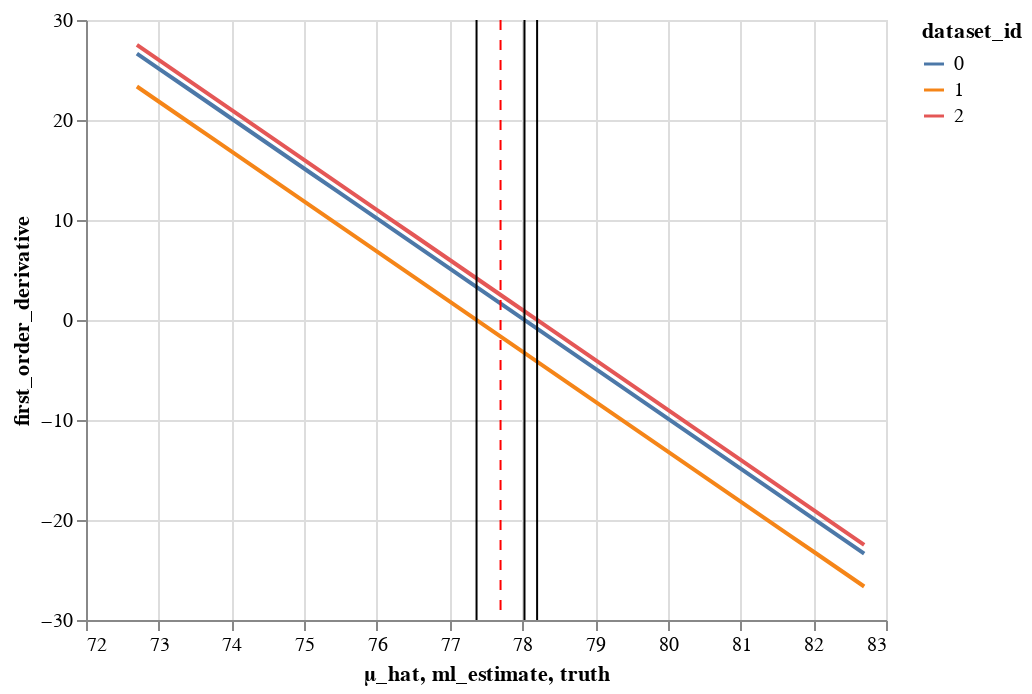

Source (notebook cell):
### Code cell
chart_lines + chart_ml_estimates + chart_rule

### Figure 1 — Vega-Lite specification as saved in the notebook (floating-point values rounded to 4 significant figures)
{"config": {"view": {"continuousWidth": 400, "continuousHeight": 300}}, "layer": [{"data": {"name": "data-56dba6403a9557a0098f3be29e2d410e"}, "mark": "line", "encoding": {"color": {"field": "dataset_id", "type": "nominal"}, "x": {"field": "μ_hat", "type": "quantitative"}, "y": {"field": "first_order_derivative", "type": "quantitative"}}}, {"data": {"name": "data-82f2ab1a8cccecda854e975f474bff1a"}, "mark": "rule", "encoding": {"x": {"field": "ml_estimate", "type": "quantitative"}}}, {"data": {"name": "data-389c9af588664bb06dc085e8b6c51ecc"}, "mark": {"type": "rule", "color": "red", "strokeDash": [5, 5]}, "encoding": {"x": {"field": "truth", "type": "quantitative"}}}], "$schema": "https://vega.github.io/schema/vega-lite/v4.17.0.json", "datasets": {"data-56dba6403a9557a0098f3be29e2d410e": [{"μ_hat": 72.7, "log_likelihood": -76.34, "first_order_derivative": 26.65, "second_order_derivative": -5.0, "dataset_id": 0}, {"μ_hat": 73.04, "log_likelihood": -67.45, "first_order_derivative": 24.92, "second_order_derivative": -5.0, "dataset_id": 0}, {"μ_hat": 73.39, "log_likelihood": -59.15, "first_order_derivative": 23.2, "second_order_derivative": -5.0, "dataset_id": 0}, {"μ_hat": 73.73, "log_likelihood": -51.45, "first_order_derivative": 21.47, "second_order_derivative": -5.0, "dataset_id": 0}, {"μ_hat": 74.08, "log_likelihood": -44.34, "first_order_derivative": 19.75, "second_order_derivative": -5.0, "dataset_id": 0}, {"μ_hat": 74.42, "log_likelihood": -37.83, "first_order_derivative": 18.03, "second_order_derivative": -5.0, "dataset_id": 0}, {"μ_hat": 74.77, "log_likelihood": -31.91, "first_order_derivative": 16.3, "second_order_derivative": -5.0, "dataset_id": 0}, {"μ_hat": 75.11, "log_likelihood": -26.59, "first_order_derivative": 14.58, "second_order_derivative": -5.0, "dataset_id": 0}, {"μ_hat": 75.46, "log_likelihood": -21.86, "first_order_derivative": 12.85, "second_order_derivative": -5.0, "dataset_id": 0}, {"μ_hat": 75.8, "log_likelihood": -17.72, "first_order_derivative": 11.13, "second_order_derivative": -5.0, "dataset_id": 0}, {"μ_hat": 76.15, "log_likelihood": -14.18, "first_order_derivative": 9.405, "second_order_derivative": -5.0, "dataset_id": 0}, {"μ_hat": 76.49, "log_likelihood": -11.24, "first_order_derivative": 7.681, "second_order_derivative": -5.0, "dataset_id": 0}, {"μ_hat": 76.84, "log_likelihood": -8.884, "first_order_derivative": 5.956, "second_order_derivative": -5.0, "dataset_id": 0}, {"μ_hat": 77.18, "log_likelihood": -7.127, "first_order_derivative": 4.232, "second_order_derivative": -5.0, "dataset_id": 0}, {"μ_hat": 77.53, "log_likelihood": -5.965, "first_order_derivative": 2.508, "second_order_derivative": -5.0, "dataset_id": 0}, {"μ_hat": 77.87, "log_likelihood": -5.398, "first_order_derivative": 0.7841, "second_order_derivative": -5.0, "dataset_id": 0}, {"μ_hat": 78.22, "log_likelihood": -5.424, "first_order_derivative": -0.9401, "second_order_derivative": -5.0, "dataset_id": 0}, {"μ_hat": 78.56, "log_likelihood": -6.046, "first_order_derivative": -2.664, "second_order_derivative": -5.0, "dataset_id": 0}, {"μ_hat": 78.91, "log_likelihood": -7.262, "first_order_derivative": -4.388, "second_order_derivative": -5.0, "dataset_id": 0}, {"μ_hat": 79.25, "log_likelihood": -9.072, "first_order_derivative": -6.112, "second_order_derivative": -5.0, "dataset_id": 0}, {"μ_hat": 79.6, "log_likelihood": -11.48, "first_order_derivative": -7.837, "second_order_derivative": -5.0, "dataset_id": 0}, {"μ_hat": 79.94, "log_likelihood": -14.48, "first_order_derivative": -9.561, "second_order_derivative": -5.0, "dataset_id": 0}, {"μ_hat": 80.29, "log_likelihood": -18.07, "first_order_derivative": -11.28, "second_order_derivative": -5.0, "dataset_id": 0}, {"μ_hat": 80.63, "log_likelihood": -22.26, "first_order_derivative": -13.01, "second_order_derivative": -5.0, "dataset_id": 0}, {"μ_hat": 80.98, "log_likelihood": -27.04, "first_order_derivative": -14.73, "second_order_derivative": -5.0, "dataset_id": 0}, {"μ_hat": 81.32, "log_likelihood": -32.42, "first_order_derivative": -16.46, "second_order_derivative": -5.0, "dataset_id": 0}, {"μ_hat": 81.67, "log_likelihood": -38.39, "first_order_derivative": -18.18, "second_order_derivative": -5.0, "dataset_id": 0}, {"μ_hat": 82.01, "log_likelihood": -44.96, "first_order_derivative": -19.91, "second_order_derivative": -5.0, "dataset_id": 0}, {"μ_hat": 82.36, "log_likelihood": -52.12, "first_order_derivative": -21.63, "second_order_derivative": -5.0, "dataset_id": 0}, {"μ_hat": 82.7, "log_likelihood": -59.88, "first_order_derivative": -23.35, "second_order_derivative": -5.0, "dataset_id": 0}, {"μ_hat": 72.7, "log_likelihood": -61.47, "first_order_derivative": 23.35, "second_order_derivative": -5.0, "dataset_id": 1}, {"μ_hat": 73.04, "log_likelihood": -53.72, "first_order_derivative": 21.63, "second_order_derivative": -5.0, "dataset_id": 1}, {"μ_hat": 73.39, "log_likelihood": -46.56, "first_order_derivative": 19.9, "second_order_derivative": -5.0, "dataset_id": 1}, {"μ_hat": 73.73, "log_likelihood": -39.99, "first_order_derivative": 18.18, "second_order_derivative": -5.0, "dataset_id": 1}, {"μ_hat": 74.08, "log_likelihood": -34.02, "first_order_derivative": 16.45, "second_order_derivative": -5.0, "dataset_id": 1}, {"μ_hat": 74.42, "log_likelihood": -28.65, "first_order_derivative": 14.73, "second_order_derivative": -5.0, "dataset_id": 1}, {"μ_hat": 74.77, "log_likelihood": -23.87, "first_order_derivative": 13.01, "second_order_derivative": -5.0, "dataset_id": 1}, {"μ_hat": 75.11, "log_likelihood": -19.68, "first_order_derivative": 11.28, "second_order_derivative": -5.0, "dataset_id": 1}, {"μ_hat": 75.46, "log_likelihood": -16.09, "first_order_derivative": 9.557, "second_order_derivative": -5.0, "dataset_id": 1}, {"μ_hat": 75.8, "log_likelihood": -13.09, "first_order_derivative": 7.833, "second_order_derivative": -5.0, "dataset_id": 1}, {"μ_hat": 76.15, "log_likelihood": -10.68, "first_order_derivative": 6.109, "second_order_derivative": -5.0, "dataset_id": 1}, {"μ_hat": 76.49, "log_likelihood": -8.874, "first_order_derivative": 4.384, "second_order_derivative": -5.0, "dataset_id": 1}, {"μ_hat": 76.84, "log_likelihood": -7.66, "first_order_derivative": 2.66, "second_order_derivative": -5.0, "dataset_id": 1}, {"μ_hat": 77.18, "log_likelihood": -7.039, "first_order_derivative": 0.9361, "second_order_derivative": -5.0, "dataset_id": 1}, {"μ_hat": 77.53, "log_likelihood": -7.014, "first_order_derivative": -0.788, "second_order_derivative": -5.0, "dataset_id": 1}, {"μ_hat": 77.87, "log_likelihood": -7.583, "first_order_derivative": -2.512, "second_order_derivative": -5.0, "dataset_id": 1}, {"μ_hat": 78.22, "log_likelihood": -8.746, "first_order_derivative": -4.236, "second_order_derivative": -5.0, "dataset_id": 1}, {"μ_hat": 78.56, "log_likelihood": -10.5, "first_order_derivative": -5.96, "second_order_derivative": -5.0, "dataset_id": 1}, {"μ_hat": 78.91, "log_likelihood": -12.86, "first_order_derivative": -7.685, "second_order_derivative": -5.0, "dataset_id": 1}, {"μ_hat": 79.25, "log_likelihood": -15.8, "first_order_derivative": -9.409, "second_order_derivative": -5.0, "dataset_id": 1}, {"μ_hat": 79.6, "log_likelihood": -19.35, "first_order_derivative": -11.13, "second_order_derivative": -5.0, "dataset_id": 1}, {"μ_hat": 79.94, "log_likelihood": -23.48, "first_order_derivative": -12.86, "second_order_derivative": -5.0, "dataset_id": 1}, {"μ_hat": 80.29, "log_likelihood": -28.21, "first_order_derivative": -14.58, "second_order_derivative": -5.0, "dataset_id": 1}, {"μ_hat": 80.63, "log_likelihood": -33.54, "first_order_derivative": -16.31, "second_order_derivative": -5.0, "dataset_id": 1}, {"μ_hat": 80.98, "log_likelihood": -39.46, "first_order_derivative": -18.03, "second_order_derivative": -5.0, "dataset_id": 1}, {"μ_hat": 81.32, "log_likelihood": -45.97, "first_order_derivative": -19.75, "second_order_derivative": -5.0, "dataset_id": 1}, {"μ_hat": 81.67, "log_likelihood": -53.08, "first_order_derivative": -21.48, "second_order_derivative": -5.0, "dataset_id": 1}, {"μ_hat": 82.01, "log_likelihood": -60.78, "first_order_derivative": -23.2, "second_order_derivative": -5.0, "dataset_id": 1}, {"μ_hat": 82.36, "log_likelihood": -69.08, "first_order_derivative": -24.93, "second_order_derivative": -5.0, "dataset_id": 1}, {"μ_hat": 82.7, "log_likelihood": -77.97, "first_order_derivative": -26.65, "second_order_derivative": -5.0, "dataset_id": 1}, {"μ_hat": 72.7, "log_likelihood": -80.75, "first_order_derivative": 27.51, "second_order_derivative": -5.0, "dataset_id": 2}, {"μ_hat": 73.04, "log_likelihood": -71.56, "first_order_derivative": 25.79, "second_order_derivative": -5.0, "dataset_id": 2}, {"μ_hat": 73.39, "log_likelihood": -62.96, "first_order_derivative": 24.07, "second_order_derivative": -5.0, "dataset_id": 2}, {"μ_hat": 73.73, "log_likelihood": -54.96, "first_order_derivative": 22.34, "second_order_derivative": -5.0, "dataset_id": 2}, {"μ_hat": 74.08, "log_likelihood": -47.56, "first_order_derivative": 20.62, "second_order_derivative": -5.0, "dataset_id": 2}, {"μ_hat": 74.42, "log_likelihood": -40.74, "first_order_derivative": 18.89, "second_order_derivative": -5.0, "dataset_id": 2}, {"μ_hat": 74.77, "log_likelihood": -34.53, "first_order_derivative": 17.17, "second_order_derivative": -5.0, "dataset_id": 2}, {"μ_hat": 75.11, "log_likelihood": -28.9, "first_order_derivative": 15.44, "second_order_derivative": -5.0, "dataset_id": 2}, {"μ_hat": 75.46, "log_likelihood": -23.88, "first_order_derivative": 13.72, "second_order_derivative": -5.0, "dataset_id": 2}, {"μ_hat": 75.8, "log_likelihood": -19.44, "first_order_derivative": 12.0, "second_order_derivative": -5.0, "dataset_id": 2}, {"μ_hat": 76.15, "log_likelihood": -15.6, "first_order_derivative": 10.27, "second_order_derivative": -5.0, "dataset_id": 2}, {"μ_hat": 76.49, "log_likelihood": -12.36, "first_order_derivative": 8.548, "second_order_derivative": -5.0, "dataset_id": 2}, {"μ_hat": 76.84, "log_likelihood": -9.707, "first_order_derivative": 6.824, "second_order_derivative": -5.0, "dataset_id": 2}, {"μ_hat": 77.18, "log_likelihood": -7.651, "first_order_derivative": 5.1, "second_order_derivative": -5.0, "dataset_id": 2}, {"μ_hat": 77.53, "log_likelihood": -6.189, "first_order_derivative": 3.376, "second_order_derivative": -5.0, "dataset_id": 2}, {"μ_hat": 77.87, "log_likelihood": -5.323, "first_order_derivative": 1.652, "second_order_derivative": -5.0, "dataset_id": 2}, {"μ_hat": 78.22, "log_likelihood": -5.05, "first_order_derivative": -0.07261, "second_order_derivative": -5.0, "dataset_id": 2}, {"μ_hat": 78.56, "log_likelihood": -5.373, "first_order_derivative": -1.797, "second_order_derivative": -5.0, "dataset_id": 2}, {"μ_hat": 78.91, "log_likelihood": -6.29, "first_order_derivative": -3.521, "second_order_derivative": -5.0, "dataset_id": 2}, {"μ_hat": 79.25, "log_likelihood": -7.801, "first_order_derivative": -5.245, "second_order_derivative": -5.0, "dataset_id": 2}, {"μ_hat": 79.6, "log_likelihood": -9.907, "first_order_derivative": -6.969, "second_order_derivative": -5.0, "dataset_id": 2}, {"μ_hat": 79.94, "log_likelihood": -12.61, "first_order_derivative": -8.693, "second_order_derivative": -5.0, "dataset_id": 2}, {"μ_hat": 80.29, "log_likelihood": -15.9, "first_order_derivative": -10.42, "second_order_derivative": -5.0, "dataset_id": 2}, {"μ_hat": 80.63, "log_likelihood": -19.79, "first_order_derivative": -12.14, "second_order_derivative": -5.0, "dataset_id": 2}, {"μ_hat": 80.98, "log_likelihood": -24.28, "first_order_derivative": -13.87, "second_order_derivative": -5.0, "dataset_id": 2}, {"μ_hat": 81.32, "log_likelihood": -29.35, "first_order_derivative": -15.59, "second_order_derivative": -5.0, "dataset_id": 2}, {"μ_hat": 81.67, "log_likelihood": -35.03, "first_order_derivative": -17.31, "second_order_derivative": -5.0, "dataset_id": 2}, {"μ_hat": 82.01, "log_likelihood": -41.29, "first_order_derivative": -19.04, "second_order_derivative": -5.0, "dataset_id": 2}, {"μ_hat": 82.36, "log_likelihood": -48.16, "first_order_derivative": -20.76, "second_order_derivative": -5.0, "dataset_id": 2}, {"μ_hat": 82.7, "log_likelihood": -55.61, "first_order_derivative": -22.49, "second_order_derivative": -5.0, "dataset_id": 2}], "data-82f2ab1a8cccecda854e975f474bff1a": [{"ml_estimate": 78.03}, {"ml_estimate": 77.37}, {"ml_estimate": 78.2}], "data-389c9af588664bb06dc085e8b6c51ecc": [{"truth": 77.7}]}}
